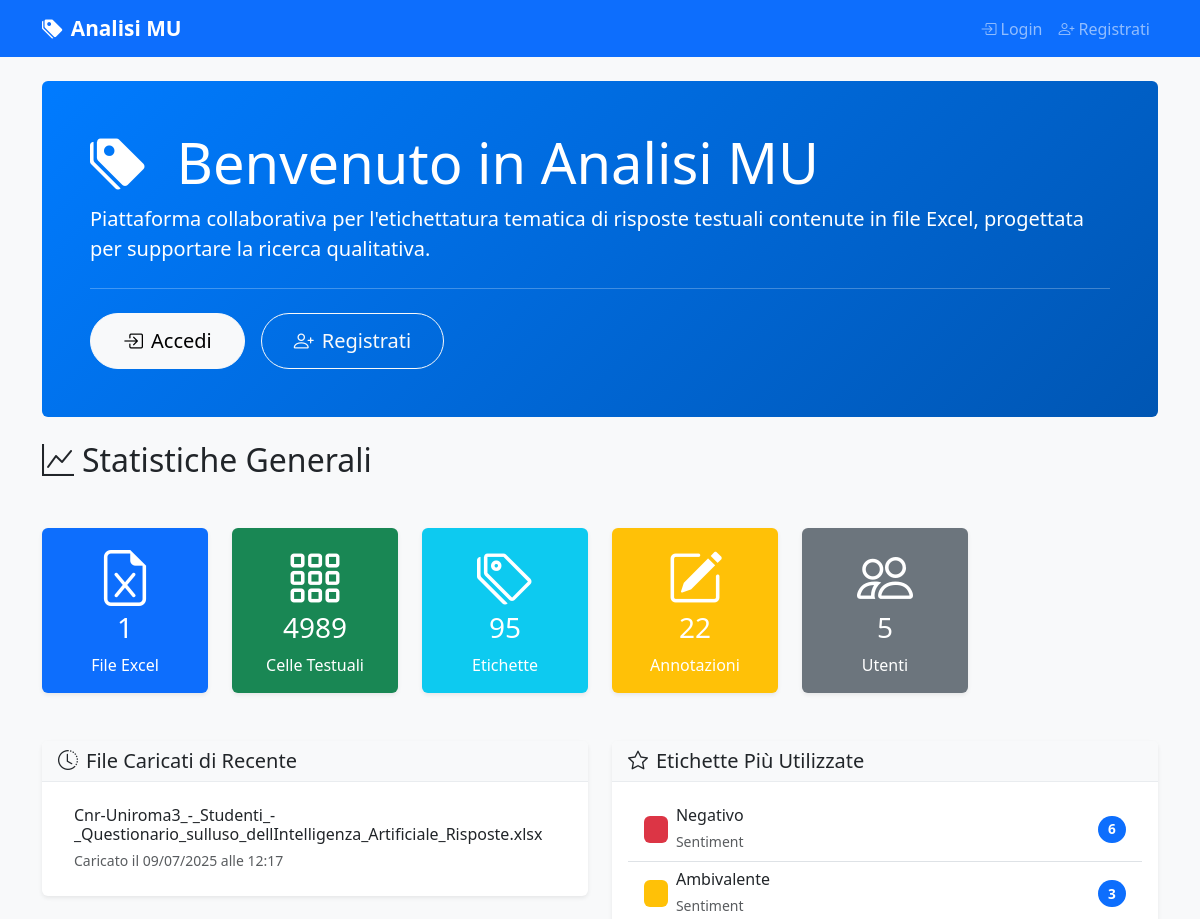
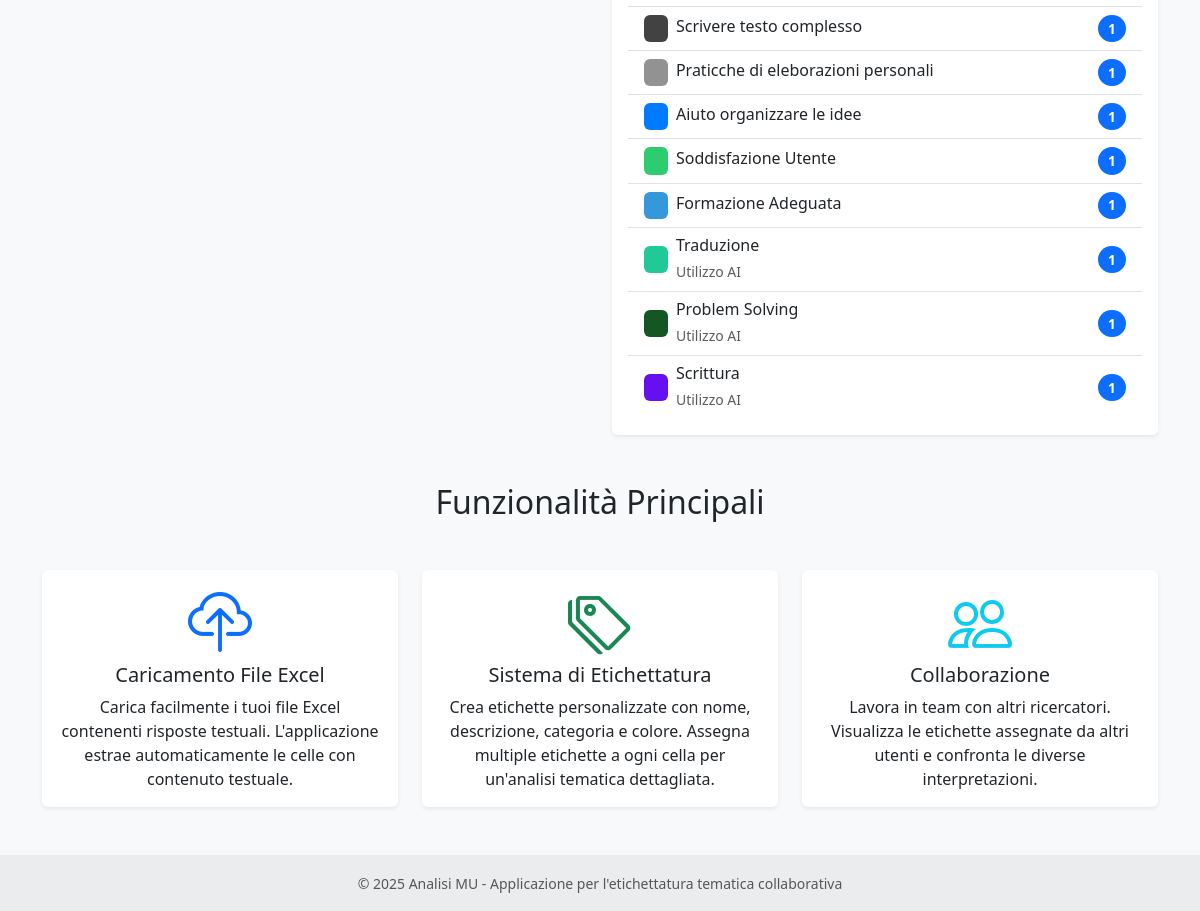
The page / on the database its author committed (2 pictures, top to bottom).
### models.py (models this page shows, shortened)
class ExcelFile(db.Model):
    id = db.Column(db.Integer, primary_key=True)
    filename = db.Column(db.String(255), nullable=False)
    original_filename = db.Column(db.String(255), nullable=False)
    file_path = db.Column(db.String(500), nullable=False)
    uploaded_by = db.Column(db.Integer, db.ForeignKey('user.id'), nullable=False)
    uploaded_at = db.Column(db.DateTime, default=datetime.utcnow)
    uploader = db.relationship('User', backref='uploaded_files')
    text_cells = db.relationship('TextCell', backref='excel_file', lazy=True, cascade='all, delete-orphan')

class Label(db.Model):
    id = db.Column(db.Integer, primary_key=True)
    name = db.Column(db.String(100), nullable=False, unique=True)
    description = db.Column(db.Text)
    category_id = db.Column(db.Integer, db.ForeignKey('category.id'), nullable=True)
    category = db.Column(db.String(50))  # Manteniamo per compatibilità, sarà deprecato
    color = db.Column(db.String(7), default='#007bff')  # Colore HEX
    created_at = db.Column(db.DateTime, default=datetime.utcnow)
    updated_at = db.Column(db.DateTime, default=datetime.utcnow, onupdate=datetime.utcnow)
    annotations = db.relationship('CellAnnotation', backref='label', lazy=True, cascade='all, delete-orphan')
    category_obj = db.relationship('Category', foreign_keys=[category_id], back_populates='labels')

### routes/main.py (the view)
@main_bp.route('/')
def index():
    stats = {
        'total_files': ExcelFile.query.count(),
        'total_cells': TextCell.query.count(),
        'total_labels': Label.query.count(),
        'total_annotations': CellAnnotation.query.count(),
        'total_users': User.query.count()
    }
    recent_files = ExcelFile.query.order_by(ExcelFile.uploaded_at.desc()).limit(5).all()
    popular_labels = db.session.query(Label, db.func.count(CellAnnotation.id).label('count'))\
        .join(CellAnnotation)\
        .group_by(Label.id)\
        .order_by(db.desc('count'))\
        .limit(10)\
        .all()
    return render_template('main/index.html',
                         stats=stats,
                         recent_files=recent_files,
                         popular_labels=popular_labels)

### templates/main/index.html (shortened to what this page needs)
{% extends "base.html" %}
{% block content %}
<div class="row">
    <div class="col-12">
        <div class="jumbotron bg-primary text-white rounded p-5 mb-4">
            <h1 class="display-4">
                <i class="bi bi-tags-fill me-3"></i>
                Benvenuto in Analisi MU
            </h1>
            <p class="lead">
                Piattaforma collaborativa per l'etichettatura tematica di risposte testuali
                contenute in file Excel, progettata per supportare la ricerca qualitativa.
            </p>
            {% if not current_user.is_authenticated %}
            <hr class="my-4">
            <div class="d-flex gap-3">
                <a class="btn btn-light btn-lg" href="{{ url_for('auth.login') }}" role="button">
                    <i class="bi bi-box-arrow-in-right me-2"></i>Accedi
                </a>
                <a class="btn btn-outline-light btn-lg" href="{{ url_for('auth.register') }}" role="button">
                    <i class="bi bi-person-plus me-2"></i>Registrati
                </a>
            </div>
            {% else %}
            <hr class="my-4">
            <a class="btn btn-light btn-lg" href="{{ url_for('main.dashboard') }}" role="button">
                <i class="bi bi-speedometer2 me-2"></i>Vai alla Dashboard
            </a>
            {% endif %}
        </div>
    </div>
</div>
<div class="row mb-4">
    <div class="col-12">
        <h2 class="mb-4">
            <i class="bi bi-graph-up me-2"></i>Statistiche Generali
        </h2>
    </div>
</div>
<div class="row mb-5">
    <div class="col-md-2">
        <div class="card bg-primary text-white">
            <div class="card-body text-center">
                <i class="bi bi-file-earmark-excel display-4 mb-2"></i>
                <h3 class="card-title">{{ stats.total_files }}</h3>
                <p class="card-text">File Excel</p>
            </div>
        </div>
    </div>
    <div class="col-md-2">
        <div class="card bg-success text-white">
            <div class="card-body text-center">
                <i class="bi bi-grid-3x3-gap display-4 mb-2"></i>
                <h3 class="card-title">{{ stats.total_cells }}</h3>
                <p class="card-text">Celle Testuali</p>
            </div>
        </div>
    </div>
    <div class="col-md-2">
        <div class="card bg-info text-white">
            <div class="card-body text-center">
                <i class="bi bi-tags display-4 mb-2"></i>
                <h3 class="card-title">{{ stats.total_labels }}</h3>
                <p class="card-text">Etichette</p>
            </div>
        </div>
    </div>
    <div class="col-md-2">
        <div class="card bg-warning text-white">
            <div class="card-body text-center">
                <i class="bi bi-pencil-square display-4 mb-2"></i>
                <h3 class="card-title">{{ stats.total_annotations }}</h3>
                <p class="card-text">Annotazioni</p>
            </div>
        </div>
    </div>
    <div class="col-md-2">
        <div class="card bg-secondary text-white">
            <div class="card-body text-center">
                <i class="bi bi-people display-4 mb-2"></i>
                <h3 class="card-title">{{ stats.total_users }}</h3>
                <p class="card-text">Utenti</p>
            </div>
        </div>
    </div>
</div>
<div class="row">
    <div class="col-md-6">
        <div class="card">
            <div class="card-header">
                <h5 class="mb-0">
                    <i class="bi bi-clock-history me-2"></i>File Caricati di Recente
                </h5>
            </div>
            <div class="card-body">
                {% if recent_files %}
                <div class="list-group list-group-flush">
                    {% for file in recent_files %}
                    <div class="list-group-item d-flex justify-content-between align-items-center">
                        <div>
                            <h6 class="mb-1">{{ file.original_filename }}</h6>
                            <small class="text-muted">
                                Caricato il {{ file.uploaded_at.strftime('%d/%m/%Y alle %H:%M') }}
                            </small>
                        </div>
                    </div>
                    {% endfor %}
                </div>
                {% else %}
                <p class="text-muted">Nessun file caricato ancora.</p>
                {% endif %}
            </div>
        </div>
    </div>
    <div class="col-md-6">
        <div class="card">
            <div class="card-header">
                <h5 class="mb-0">
                    <i class="bi bi-star me-2"></i>Etichette Più Utilizzate
                </h5>
            </div>
            <div class="card-body">
                {% if popular_labels %}
                <div class="list-group list-group-flush">
                    {% for label, count in popular_labels %}
                    <div class="list-group-item d-flex justify-content-between align-items-center">
                        <div class="d-flex align-items-center">
                            <span class="badge me-2" style="background-color: {{ label.color }};">
                            </span>
                            <div>
                                <h6 class="mb-1">{{ label.name }}</h6>
                                {% if label.category %}
                                <small class="text-muted">{{ label.category }}</small>
                                {% endif %}
                            </div>
                        </div>
                        <span class="badge bg-primary rounded-pill">{{ count }}</span>
                    </div>
                    {% endfor %}
                </div>
                {% else %}
                <p class="text-muted">Nessuna etichetta utilizzata ancora.</p>
                {% endif %}
            </div>
        </div>
    </div>
</div>
{% if not current_user.is_authenticated %}
<div class="row mt-5">
    <div class="col-12">
        <h2 class="text-center mb-5">Funzionalità Principali</h2>
    </div>
</div>
<div class="row mb-5">
    <div class="col-md-4">
        <div class="card h-100">
            <div class="card-body text-center">
                <i class="bi bi-cloud-upload display-3 text-primary mb-3"></i>
                <h5 class="card-title">Caricamento File Excel</h5>
                <p class="card-text">
                    Carica facilmente i tuoi file Excel contenenti risposte testuali.
                    L'applicazione estrae automaticamente le celle con contenuto testuale.
                </p>
            </div>
        </div>
    </div>
    <div class="col-md-4">
        <div class="card h-100">
            <div class="card-body text-center">
                <i class="bi bi-tags display-3 text-success mb-3"></i>
                <h5 class="card-title">Sistema di Etichettatura</h5>
                <p class="card-text">
                    Crea etichette personalizzate con nome, descrizione, categoria e colore.
                    Assegna multiple etichette a ogni cella per un'analisi tematica dettagliata.
                </p>
            </div>
        </div>
    </div>
    <div class="col-md-4">
        <div class="card h-100">
            <div class="card-body text-center">
                <i class="bi bi-people display-3 text-info mb-3"></i>
                <h5 class="card-title">Collaborazione</h5>
                <p class="card-text">
                    Lavora in team con altri ricercatori. Visualizza le etichette assegnate
                    da altri utenti e confronta le diverse interpretazioni.
                </p>
            </div>
        </div>
    </div>
</div>
{% endif %}
{% endblock %}

### static/css/style.css (style rules this page uses)
:root { --primary-color: #007bff; --success-color: #28a745; --warning-color: #ffc107; --danger-color: #dc3545; --info-color: #17a2b8; --light-color: #f8f9fa; --dark-color: #343a40; }
body { font-family: 'Segoe UI', Tahoma, Geneva, Verdana, sans-serif; background-color: #f8f9fa; }
.card { border: none; box-shadow: 0 0.125rem 0.25rem rgba(0, 0, 0, 0.075); transition: box-shadow 0.15s ease-in-out; }
.card-header { background-color: #f8f9fa; border-bottom: 1px solid #e9ecef; font-weight: 600; }
.jumbotron { background: linear-gradient(135deg, var(--primary-color) 0%, #0056b3 100%); }
.btn { border-radius: 50px; font-weight: 500; transition: all 0.2s ease; }
.btn-lg { border-radius: 50px; padding: 0.75rem 2rem; }
.badge { font-size: 0.85em; padding: 0.5em 0.75em; }

### rows shown on the page
ExcelFile: original_filename "Cnr-Uniroma3_-_Studenti_-_Questionario_sulluso_dellIntelligenza_Artificiale_Risposte.xlsx", uploaded_at "09/07/2025 alle 12:17"
Label: name "Negativo", category "Sentiment", id "6"
Label: name "Ambivalente", category "Sentiment", count "3"
Label: name "Scrivere testo complesso", count "1"
Label: name "Praticche di eleborazioni personali", count "1"
Label: name "Aiuto organizzare le idee", count "1"
Label: name "Soddisfazione Utente", count "1"
Label: name "Formazione Adeguata", count "1"
Label: name "Traduzione", category "Utilizzo AI", count "1"
Label: name "Problem Solving", category "Utilizzo AI", count "1"
Label: name "Scrittura", category "Utilizzo AI", count "1"

### other values the page prints
{{ stats.total_files }} "1"
{{ stats.total_cells }} "4989"
{{ stats.total_labels }} "95"
{{ stats.total_annotations }} "22"
{{ stats.total_users }} "5"
